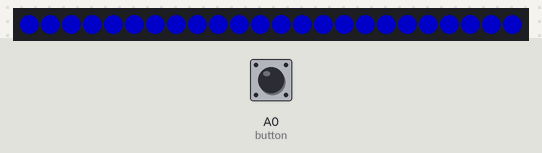
The sketch below on a simulated Arduino Uno, built with avr-gcc and run on an emulated ATmega328P. Shown: 24 RGB LEDs in strip order, left to right. The inputs (shaded band) are chosen by the test bench; at power-on: A0 (button) HIGH. Dim RGB values are drawn brighter than linear.

Above: at 1.2 s.
1.3 s: A0 (button) pulled LOW for 0.15 s
At 1.38 s:
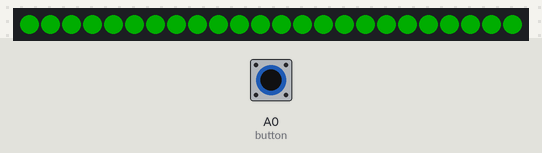
2.9 s: A0 (button) pulled LOW for 3.2 s
Timing chart, 0 to 5.9 s (numbered marks = the images above; inputs shaded):
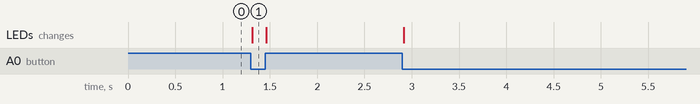

Measured:
- after the input at 1.3 s, the LEDs: change at once (image 1)

The sketch:

01_Colour_ring_with_button_complete.ino
```cpp
// Include FastLED library by Daniel Garcia
#include <FastLED.h>

// Include Bounce2 library by Thomas O Fredericks
#include <Bounce2.h>

// Common naming from FastLED demos
#define DATA_PIN 9
#define NUM_LEDS 24

// Debouncer for button
Bounce button = Bounce();

// Array of led data
CRGB leds[NUM_LEDS];

void setup() {
	// Neopixel ring is WS2812B chipset, GRB ordering
	FastLED.addLeds<WS2812B, DATA_PIN, GRB>(leds, NUM_LEDS);
	FastLED.setBrightness(100);
	FastLED.clear();

	// Attach pin A0 to debouncer
	button.attach(A0,INPUT_PULLUP);
}

// Variable to save ring colour in
CRGB ring_colour;

void loop() {
	button.update();

	// Set colour we want to use based on the button value
	if(button.read() == false){
		ring_colour = CRGB::Green;
	}else{
		ring_colour = CRGB::Blue;
	}

	// Update colours for ring
	for(int i=0; i<NUM_LEDS; i++){
		leds[i] = ring_colour;
	}
	FastLED.show();
}
```
